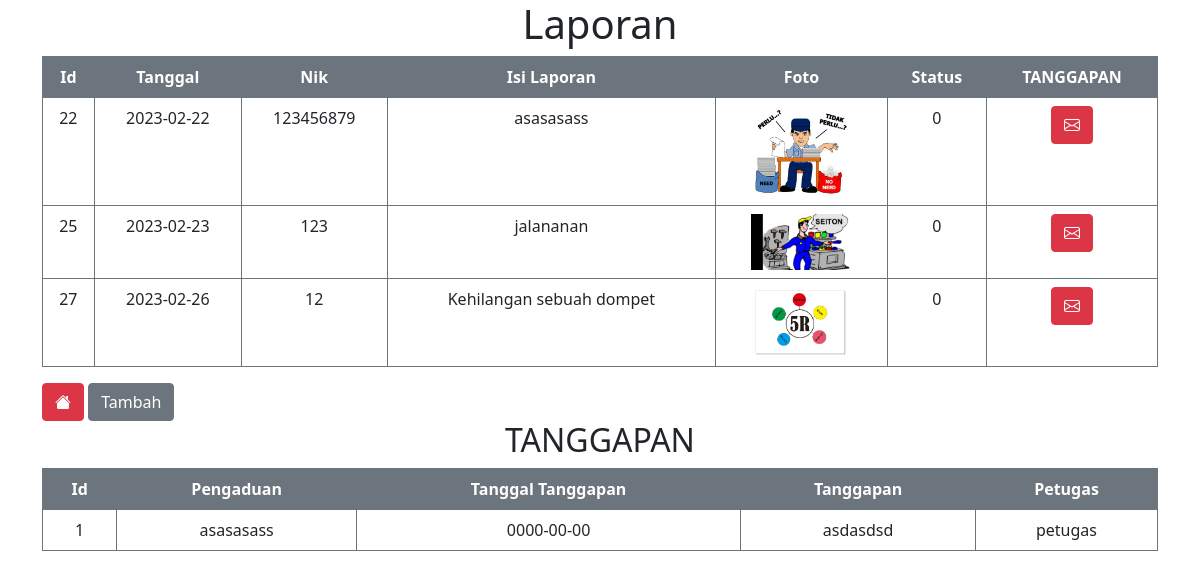
The page /XII_RPL_UKK_Pengaduan_Masyarakat_Tio-main/Theo/tanggapan.php on the database its author committed.
### tables this page shows
CREATE TABLE `pengaduan` (
  `id_pengaduan` int(100) NOT NULL,
  `tgl_pengaduan` date NOT NULL,
  `nik` char(20) NOT NULL,
  `isi_laporan` varchar(32) NOT NULL,
  `foto` varchar(225) NOT NULL,
  `status` enum('0','proses','selesai') NOT NULL
);

CREATE TABLE `tanggapan` (
  `id_tanggapan` int(11) NOT NULL,
  `id_pengaduan` int(11) NOT NULL,
  `tgl_tanggapan` date NOT NULL,
  `tanggapan` text NOT NULL,
  `id_petugas` int(11) NOT NULL
);

CREATE TABLE `petugas` (
  `id_petugas` int(11) NOT NULL,
  `nama_petugas` varchar(35) NOT NULL,
  `username` varchar(55) NOT NULL,
  `password` varchar(32) NOT NULL,
  `telp` varchar(13) NOT NULL,
  `level` enum('petugas','admin') NOT NULL
);

### XII_RPL_UKK_Pengaduan_Masyarakat_Tio-main/Theo/tanggapan.php (the view, shortened to what this page needs)
<!doctype html>
<html lang="en">
<head>
    <link href="https://cdn.jsdelivr.net/npm/bootstrap@5.0.2/dist/css/bootstrap.min.css" rel="stylesheet">
    <link rel="stylesheet" href="https://cdn.jsdelivr.net/npm/bootstrap-icons@1.10.3/font/bootstrap-icons.css">
</head>
<body>
    <?php
    $db = new PDO("mysql:host=localhost;dbname=pengaduan_masyarakat", 'root', '');
    $query = $db->query('SELECT * FROM pengaduan')
    ?>
    <div class="container-sm">
        <h1 class="text-black text-center">Laporan</h1>
        <table border="1" cellpadding="10" cellspacing="0" class="table table-bordered border-secondary bg-white text-center">
            <thead class="bg-secondary text-white">
                <th>Id</th>
                <th>Tanggal</th>
                <th>Nik</th>
                <th>Isi Laporan</th>
                <th>Foto</th>
                <th>Status</th>
                <th>TANGGAPAN</th>
            </thead>
            <tbody>
                <?php while ($data = $query->fetch()) : ?>
                    <tr>
                        <td><?= $data['id_pengaduan'] ?></td>
                        <td><?= $data['tgl_pengaduan'] ?></td>
                        <td><?= $data['nik'] ?></td>
                        <td><?= $data['isi_laporan'] ?></td>
                        <td><img src="<?= './foto/' . $data['foto'] ?>" width="100px"></td>
                        <td><?= $data['status'] ?></td>
                        <TD>
                        <a href="tambah6.php?id_pengaduan=<?= $data['id_pengaduan'] ?> " class="btn btn-danger"><i class="bi bi-envelope"></i></a>
                        </TD>
                    </tr>
                <?php endwhile ?>
            </tbody>
        </table>
        <a href="index2.php " class="btn btn-danger"><i class="bi bi-house-fill"></i></a>
        <a href="tanggapan.php" class="btn btn-secondary">Tambah</a>
    </div>
    <h2 class="text-center">TANGGAPAN</h2>
    <div class="container">
        <?php
        $query = $db->query("SELECT * FROM tanggapan INNER JOIN pengaduan ON pengaduan.id_pengaduan = tanggapan.id_pengaduan INNER JOIN petugas ON petugas.id_petugas = tanggapan.id_petugas;");
        $datas = $query->fetchAll();
        ?>
        <table border="1" cellpadding="10" cellspacing="0" class="table table-bordered border-secondary bg-white text-center">
            <thead class="bg-secondary text-white">
                <th>Id</th>
                <th>Pengaduan</th>
                <th>Tanggal Tanggapan</th>
                <th>Tanggapan</th>
                <th>Petugas</th>
            </thead>
            <tbody>
                <?php foreach ($datas as $data) : ?>
                    <tr>
                        <td><?= $data['id_tanggapan'] ?></td>
                        <td><?= $data['isi_laporan'] ?></td>
                        <td><?= $data['tgl_tanggapan'] ?></td>
                        <td><?= $data['tanggapan'] ?></td>
                        <td><?= $data['nama_petugas'] ?></td>
                    </tr>
                <?php endforeach ?>
            </tbody>
        </table>
    </div>
</body>
</html>

### XII_RPL_UKK_Pengaduan_Masyarakat_Tio-main/Theo/tanggapan.php (style rules this page uses)
body { background-image: url("pixelart.jpg"); background-size: cover; }

### rows shown on the page
pengaduan: id_pengaduan "22", tgl_pengaduan "2023-02-22", nik "123456879", isi_laporan "asasasass", foto (picture), status "0"
pengaduan: id_pengaduan "25", tgl_pengaduan "2023-02-23", nik "123", isi_laporan "jalananan", foto (picture), status "0"
pengaduan: id_pengaduan "27", tgl_pengaduan "2023-02-26", nik "12", isi_laporan "Kehilangan sebuah dompet", foto (picture), status "0"
tanggapan: id_tanggapan "1", id_pengaduan.isi_laporan "asasasass", tgl_tanggapan "0000-00-00", tanggapan "asdasdsd", id_petugas.nama_petugas "petugas"
